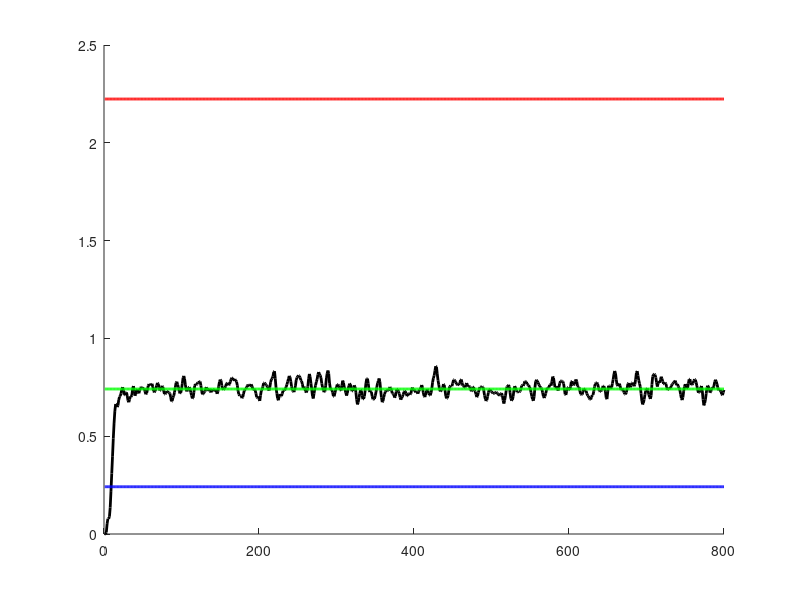

Write the MATLAB code that produced this figure.
clear;

delta = 0.01;

g = 9.81;
m = 0.63;           % cart weight (0.466+0.110)
M = 2.25;           % seesaw weight

kt = 0.023;         % torque constant
rm = 0.006;         % radious of motor gear
Ra = 8.3;           % resistance

kf= kt/(Ra*rm);     % volt 2 force

ls = 0.08595;       
lc = 0.12000;  
% ls = 0.069;
% lc = 0.098;

J = 0.21731;
Jbar = J + m*lc^2;

mbar = 0.9253;
ccbar= 2.0023;
cs   = 0;

a1=-m*m*lc*g/(Jbar*mbar-m*m*lc*lc);
a2=-Jbar*ccbar/(Jbar*mbar-m*m*lc*lc);
a3=(Jbar*m-m*lc*(m*lc+M*ls))/(Jbar*mbar-m*m*lc*lc)*g;
a4=m*lc*ccbar/(Jbar*mbar-m*m*lc*lc);
a5=mbar*m*g/(Jbar*mbar-m*m*lc*lc);
a6=m*lc*ccbar/(Jbar*mbar-m*m*lc*lc);
a7=-(m*m*lc-mbar*(m*lc+M*ls))/(Jbar*mbar-m*m*lc*lc)*g;
a8=-mbar*cs/(Jbar*mbar-m*m*lc*lc);

b1=Jbar*kf/(Jbar*mbar-m*m*lc*lc);
b2=-kf*m*lc/(Jbar*mbar-m*m*lc*lc);

Ac=[0 1 0 0; 
    a1 a2 a3 a4;
    0 0 0 1;
    a5 a6 a7 a8];

Bc=[0;
    b1;
    0;
    b2];
    
Cc=[1 0 0 0;
    0 0 1 0];

Dc=0;

rank(ctrb(Ac,Bc));
rank(obsv(Ac,Cc));

sys_seesaw = ss(Ac, Bc, Cc, Dc);
c2d_seesaw = c2d(sys_seesaw,delta);
Ad=c2d_seesaw.a;
Bd=c2d_seesaw.b;
Cd=c2d_seesaw.c;
Dd=c2d_seesaw.d;

Q = [10 0 0 0;
     0 1000 0 0;
     0 0 10000 0;
     0 0 0 1];
R = 1;
K = dlqr(Ad,Bd,Q,R)
% Pole_ctrl = 6*[0.1+0.1j, 0.1-0.1j, -0.1+0.1j, -0.1-0.1j];
% K = place(Ad, Bd, Pole_ctrl)
% ctrltest = eig(Ad-Bd*K)

Pole_obsv = 0.5*[1.01, 1.02, 1.03, 1.04];
% Pole_obsv = 0.1*[4, 3, 2, 1];
L = place(Ad', Cd', Pole_obsv)'
% obsvtest = eig(Ad-L*Cd)

Aob = Ad-Bd*K-L*Cd;
Bob = L;
Cob = -K;
Dob = zeros(1,2);

A_tilde = [Ad, zeros(size(Ad));
           Bob*Cd, Aob];
B_tilde = [Bd;
           zeros(size(Bd))];
C_tilde = [zeros(size(Cob)), Cob];

sys_tilde = ss(A_tilde+B_tilde*C_tilde,B_tilde,C_tilde,0,1);
norm_sys_tilde = norm(sys_tilde)^2;

K = 800;
N = 1000;
d = 4;
w = d*(rand(N,K)-0.5);

for n = 1:N
    n
%     x_tilde(:,1) = rand(8,1);
    x_tilde(:,1) = ones(8,1);

    for k = 1:K
        y_tilde(n,k) = C_tilde*x_tilde(:,k);
        u_tilde(k) = d*round((y_tilde(n,k) + w(n,k))/d) - w(n,k);
        x_tilde(:,k+1) = A_tilde*x_tilde(:,k) + B_tilde*u_tilde(k);
    end
end
for k = 1:K
    Vy(k) = var(y_tilde(:,k));
    Vy_bound(k) = norm_sys_tilde*d^2/4;
    Vy_approx(k) = 0.2415;
    Vy_subtractive(k) = norm_sys_tilde*d^2/12;
end


figure
hold on
plot(Vy,'Color', [0,0,0], 'LineWidth', 2)
plot(Vy_bound,'Color', [1,0,0], 'LineWidth', 2)
plot(Vy_approx, 'Color', [0,0,1], 'LineWidth', 2)
plot(Vy_subtractive, 'Color', [0,1,0], 'LineWidth', 2)
xlim([0 K]);
hold off


